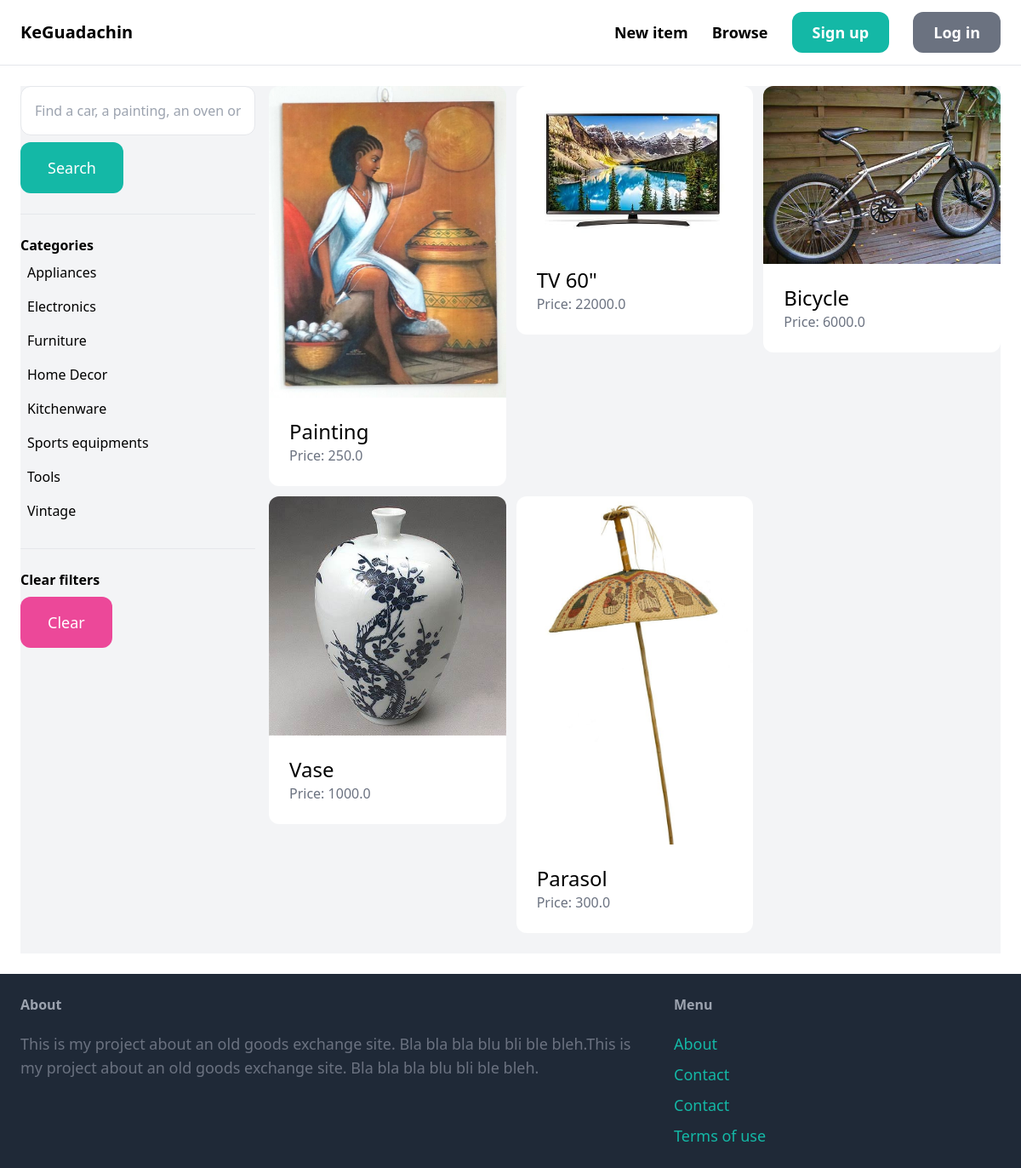
Before: /items/ with the older database file.
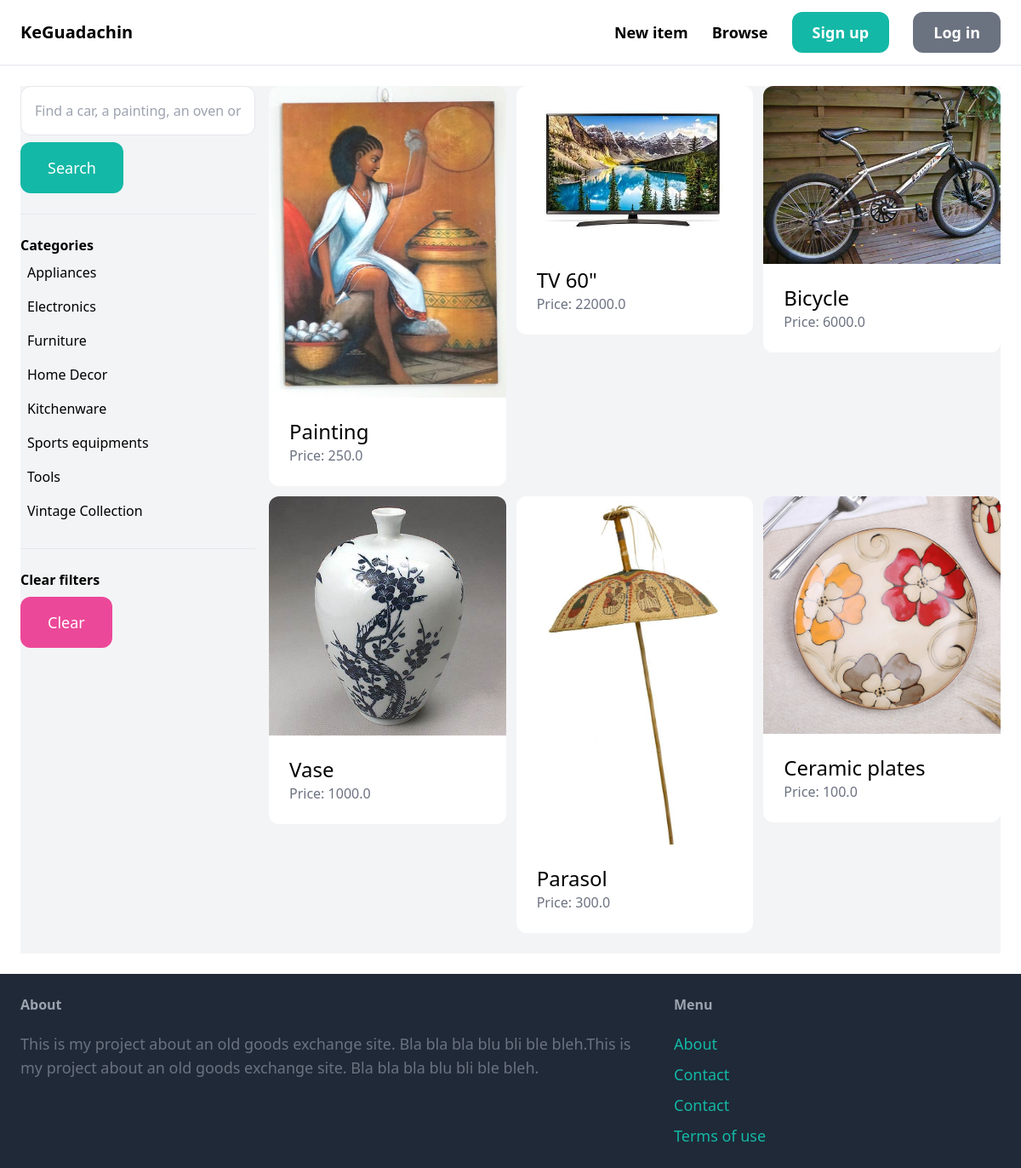
After: the same page with the newer database file.
### item/models.py (models this page shows, shortened)
class Category(models.Model):
    name = models.CharField(max_length=255)
    class Meta:
        ordering = ('name',)
        verbose_name_plural = 'Categories'

class Item(models.Model):
    category = models.ForeignKey(Category, related_name='items', on_delete=models.CASCADE)
    name = models.CharField(max_length=255)
    description = models.TextField(blank=True, null=True)
    price = models.FloatField()
    image = models.ImageField(upload_to='item_images', blank=True, null=True)
    is_sold = models.BooleanField(default=False)
    created_by = models.ForeignKey(User, related_name='items', on_delete=models.CASCADE)
    created_at = models.DateTimeField(auto_now_add=True)

### item/views.py (the view)
# urls.py: path('items/', include('item.urls')),
def items(request):
    query = request.GET.get('query', '')
    category_id = request.GET.get('category', 0)
    categories = Category.objects.all()
    items = Item.objects.filter(is_sold=False)
    if category_id:
        items = items.filter(category_id=category_id)
    if query:
        items = items.filter(Q(name__icontains=query) | Q(description_icontains=query))
    return render(request, 'item/items.html', {
        'items': items,
        'query': query,
        'categories': categories,
        'category_id': int(category_id),
    })

### item/templates/item/items.html (shortened to what this page needs)
{% extends 'core/base.html' %}
{% block content %}
    <div class="pb-6 grid grid-cols-4 gap-4 bg-gray-100">
        <div class="col-span-1">
            <form method="get" action="{% url 'item:items' %}">
                <input name="query" class="w-full py-4 px-4 border rounded-xl" type="text" value="{{ query }}" placeholder="Find a car, a painting, an oven or a sofa...">
                <button class="mt-2 py-4 px-8 text-lg bg-teal-500 text-white rounded-xl">Search</button>
            </form>
            <hr class="my-6">
            <p class="font-semibold">Categories</p>
            <ul>
                {% for category in categories %}
                    <li class="py-2 px-2 rounded-xl{% if category.id == category_id %} bg-gray-500{% endif %}">
                        <a href="{% url 'item:items' %}?query={{ query }}&category={{ category.id }}">{{ category.name }}</a>
                    </li>
                {% endfor %}
            </ul>
            <hr class="my-6">
            <p class="font-semibold">Clear filters</p>
            <ul>
                <li><a href="{% url 'item:items' %}" class="mt-2 py-4 px-8 inline-block bg-pink-500 text-lg rounded-xl text-white">Clear</a>
                </li>
            </ul>
        </div>
        <div class="col-span-3">
            <div class="grid grid-cols-3 gap-3">
                {% for item in items %}
                 <div>
                        <a href="{% url 'item:detail' item.id %}">
                            <div>
                                <img src="{{ item.image.url }}" class="rounded-t-xl">
                            </div>
                            <div class="p-6 bg-white rounded-b-xl">
                                <h2 class="text-2xl">{{ item.name }}</h2>
                                <p class="text-gray-500">Price: {{ item.price }}</p>
                            </div>
                        </a>
                    </div>
                {% endfor %}
          </div>
        </div>
    </div>
{% endblock %}

Changed rows visible on the page:
changed Category: name "Vintage" → "Vintage Collection"
added Item: image (picture), name "Ceramic plates", price "100.0"
